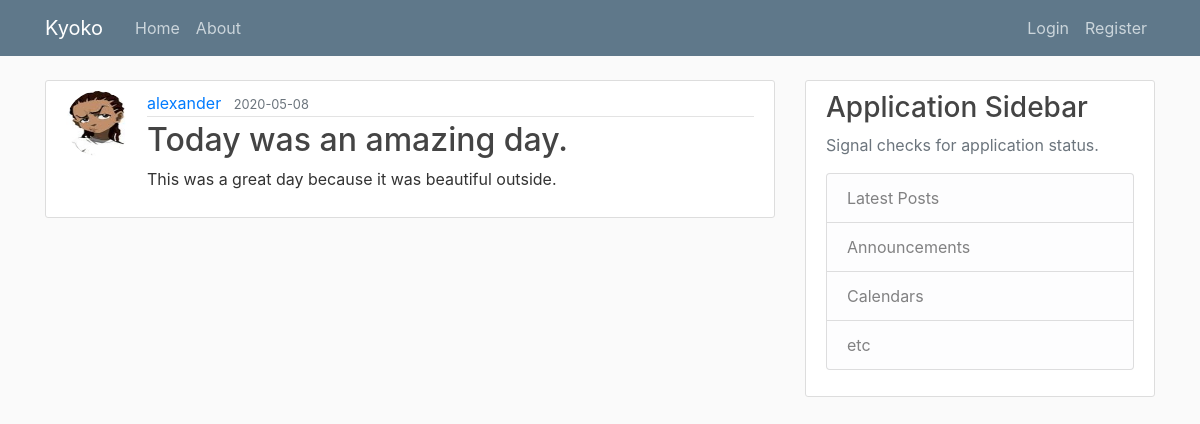
/post/1, run on the app's committed database.
### helloflask/models.py (models this page shows, shortened)
class User(db.Model, UserMixin):
    id = db.Column(db.Integer, primary_key=True)
    username = db.Column(db.String(20), unique=True, nullable=False)
    email = db.Column(db.String(120), unique=True, nullable=False)
    image_file = db.Column(db.String(20), nullable=False, default= 'default.jpeg')
    password = db.Column(db.String(60), nullable=False)
    posts = db.relationship('Post', backref='author', lazy=True)

class Post(db.Model):
    id = db.Column(db.Integer, primary_key=True)
    title = db.Column(db.String(100), nullable=False)
    date_posted = db.Column(db.DateTime, nullable=False, default=datetime.utcnow)
    content = db.Column(db.Text, nullable=False)
    user_id = db.Column(db.Integer, db.ForeignKey('user.id'), nullable=False)

### helloflask/routes.py (the view)
@app.route("/post/<int:post_id>")
def post(post_id):
    post = Post.query.get_or_404(post_id)
    return render_template('post.html', title=post.title, post=post)

### helloflask/templates/post.html (shortened to what this page needs)
{% extends "layout.html" %}
{% block content %}
    <article class="media content-section">
      <img class="rounded-circle article-img" src="{{ url_for('static', filename='profile_pics/' + post.author.image_file) }}">
      <div class="media-body">
       <div class="article-metadata">
         <a class="mr-2" href="#">{{ post.author.username }}</a>
         <small class="text-muted">{{ post.date_posted.strftime('%Y-%m-%d') }}</small>
       </div>
       <h2 class="article-title">{{ post.title }}</h2>
       <p class="article-content">{{ post.content }}</p>
      </div>
      </article>
{% endblock content %}

### helloflask/static/main.css (style rules this page uses)
body { background: #fafafa; color: #333333; margin-top: 5rem; }
h1, h2, h3, h4, h5, h6 { color: #444444; }
.content-section { background: #ffffff; padding: 10px 20px; border: 1px solid #dddddd; border-radius: 3px; margin-bottom: 20px; }
.article-title { color: #444444; }
.article-content { white-space: pre-line; }
.article-img { height: 65px; width: 65px; margin-right: 16px; }
.article-metadata { padding-bottom: 1px; margin-bottom: 4px; border-bottom: 1px solid #e3e3e3 }

### data on the page
User: image_file (picture), author.username "alexander"
Post: date_posted "2020-05-08", title "Today was an amazing day.", content "This was a great day because it was beautiful outside."
